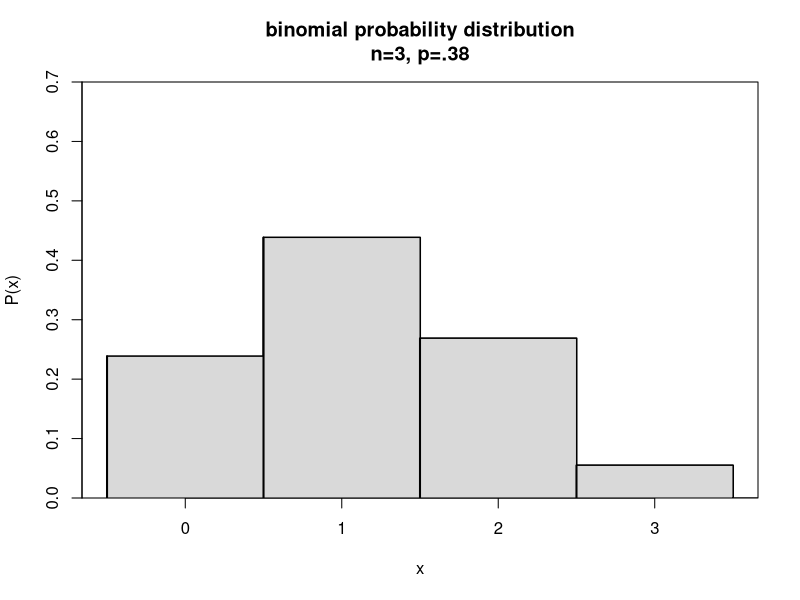
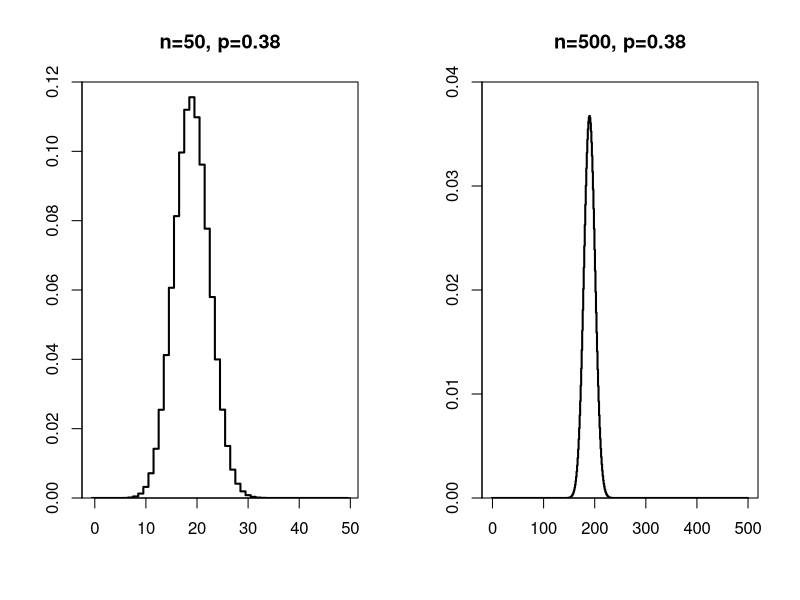
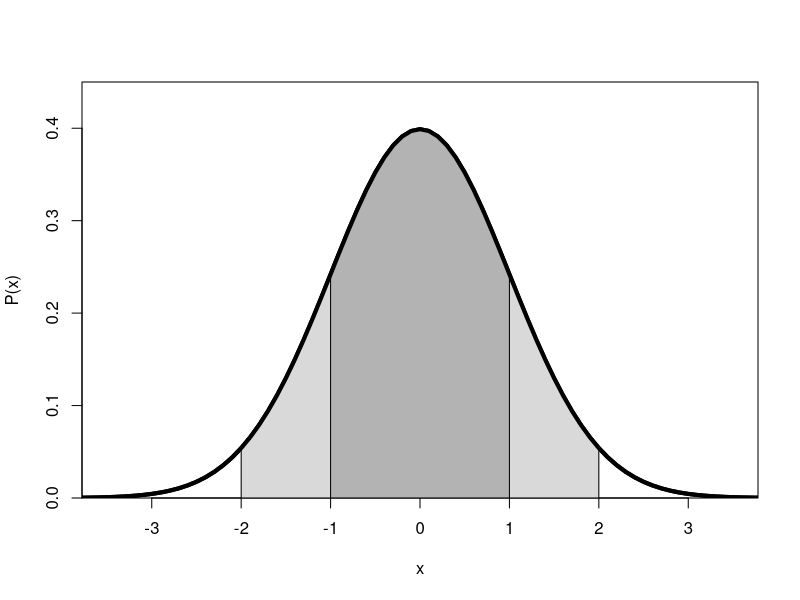
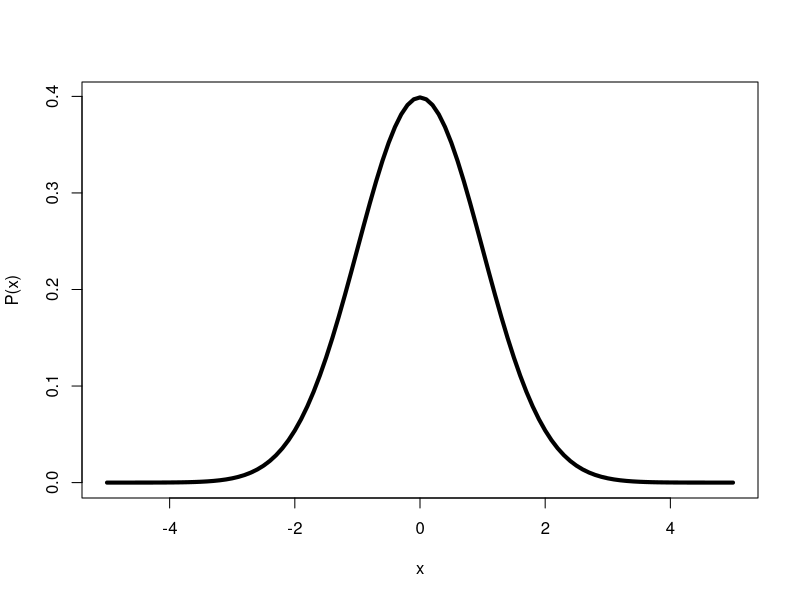
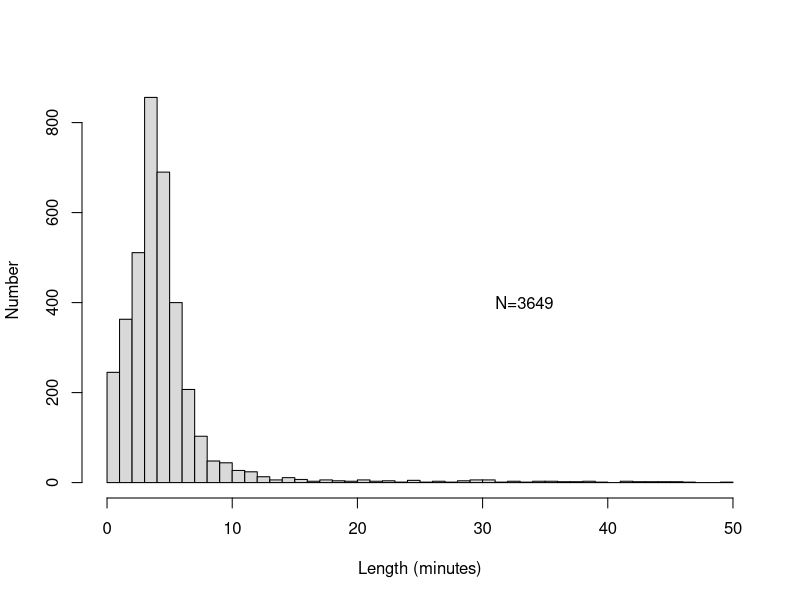
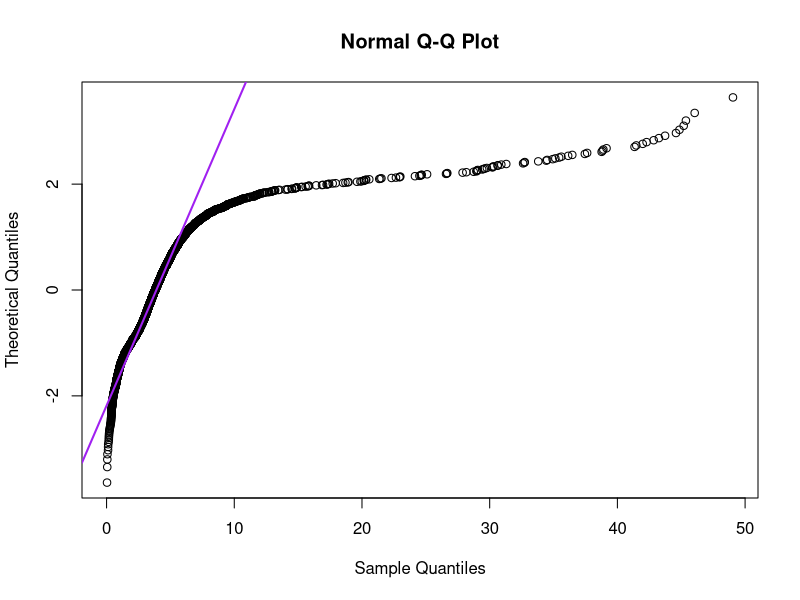
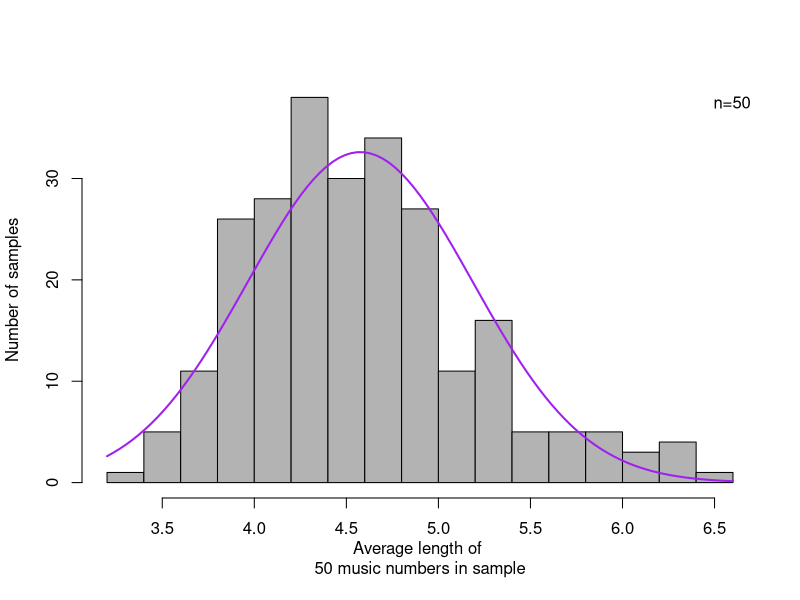
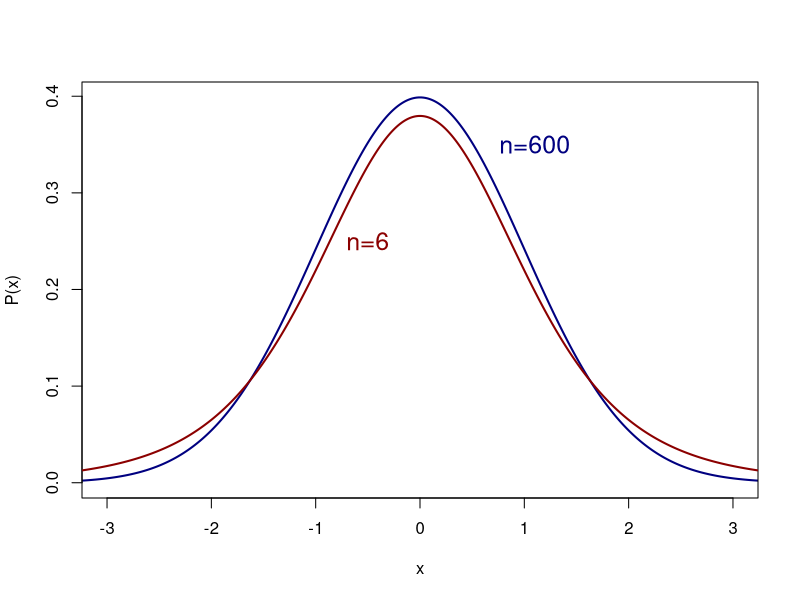

Write the R code that produced these figures, in order. (Note: this script raises an error after producing the figures.)
## ---- chunk 1
xx <- 0:4
plot( xx-0.5, dbinom(xx,size=3,prob=.38), 
    type="s", ylim=c(0,.7), xlab="x", ylab="P(x)", lwd=2, 
    main="binomial probability distribution\nn=3, p=.38", yaxs="i" )
polygon( x=c( -0.5, rep(xx,each=2)+rep( c(-0.5,+0.5), length(xx) ) ), 
         y=c( 0, rep(dbinom(xx,size=3,prob=.38),each=2) ), 
         col="grey85" )
segments( x0=xx-0.5, y0=0, y1=dbinom(xx,3,.38), lwd=2 ) # missing segment
## ---- chunk 2
dbinom( 0:3, size=3, prob=.38 )
## ---- chunk 3
matrixcalc::pascal.matrix( 10 ) # left under diagonal is Pascal's triangle
## ---- chunk 4
op <- par(mfcol=c(1,2))
plotbinom <- function( x, n=100, pr=.38, xlab="", ylab="", ymax=.5, ... ) {
  plot( xx-0.5, dbinom(x,size=n,prob=pr), 
    type="s", ylim=c(0,ymax), xlab=xlab, ylab=ylab, lwd=2, 
    main=paste("n=",n,", p=",pr,sep=""), yaxs="i" )
  segments( x0=x[1]-0.5, y0=0, y1=dbinom(x[1],n,pr), lwd=2 ) # missing segment
}
# left
xx <- 0:50
plotbinom(xx, n=50, pr=.38, ymax=.12)
# right
xx <- 0:500
plotbinom(xx, n=500, ymax=.04)
par(op)
## ---- chunk 5
curve( dnorm(x,mean=0,sd=1), from=-5, to=+5, lwd=4,
       xlab="x", ylab="P(x)", yaxs="i", xlim=c(-3.5,+3.5), ylim=c(0,0.45)  )
xx <- seq(-2,+2,by=.01)
polygon( x=c( -2, xx, 2 ), 
         y=c(  0, dnorm(xx,mean=0,sd=1), 0 ), 
         col="grey85" )
xx <- seq(-1,+1,by=.01)
polygon( x=c( -1, xx, 1 ), 
         y=c(  0, dnorm(xx,mean=0,sd=1), 0 ), 
         col="grey70" )
curve( dnorm(x,mean=0,sd=1), from=-5, to=+5, lwd=4,
       xlab="x", ylab="P(x)", yaxs="i", xlim=c(-3.5,+3.5), ylim=c(0,0.45),  add=TRUE  )
## ---- chunk 6
curve( dnorm( x, mean=0, sd=1 ), # function specifying y values, normal density
       from=-5, to=+5, # domain of x
       lwd=4, # line width is 4x default value
       xlab="x", ylab="P(x)" # labels along x and y axes
       )
## ---- chunk 7
itunes <- read.table( file="data/itunestimes20120511.txt", header=TRUE )
# Size in bytes, Time in ms
# longest <- max(itunes$Time/60000) ## set upper limit at 50 minutes, remove few extreme outliers
longest <- 50 - 0.1
themax <- ceiling( longest )
ok <- (itunes$Time/60000 < themax)
yy <- itunes$Time[ok]/60000
## ---- chunk 8
hist( yy, xlab="Length (minutes)", ylab="Number", main="", 
      breaks=themax, col=grey(.85) )
text( themax*2/3, 400, paste("N=",nrow(itunes),sep="") )
## ---- chunk 9
qqnorm( yy, datax=TRUE )
qqline( yy, col="purple", lwd=2, datax=TRUE )
## ---- chunk 10
itunes <- read.table( file="data/itunestimes20120511.txt", header=TRUE )
# Size in bytes, Time in ms
qqnorm(itunes$Time/60000, datax=T, plot.it=FALSE) # normally we'd use plot.it=TRUE  
# qqline(itunes$Time/60000, datax=T, col="purple", lwd=T) # see QQ-plot above
## ---- chunk 11
shapiro.test(itunes$Time/60000)
## ---- chunk 12
set.seed(202009)
nn  <- 50
aux <- sample( x=length(yy), size=50 )
## ---- chunk 13
set.seed(2020)
nn <- 50
itunesmeans <- rep(NA,nn)
for (i in 1:250) {
  sample <- sample( x=length(yy), size=nn )
  itunesmeans[i] <- mean( yy[sample] )
}
hist( itunesmeans, col=gray(.70), breaks=16, # ceiling(sqrt(250))
      xlab=paste("Average length of \n",nn," music numbers in sample", sep=""),
      ylab="Number of samples", 
      main="" )
legend("topright", legend="n=50", bty="n") # no box
curve( dnorm(x,mean=mean(itunesmeans),sd=sd(itunesmeans))*nn, col="purple", lwd=2, add=TRUE )
## ---- chunk 14
curve( dt(x,df=600-1), from=-4, to=+4, xlim=c(-3,3), lwd=2, ylab="P(x)", n=501, col="navy" )
curve( dt(x,df=6-1), from=-4, to=+4, lwd=2, add=TRUE, n=501, col="darkred" )
text( -0.5, 0.25, "n=6", col="darkred", cex=1.5)
text( 1.1, 0.35, "n=600", col="navy", cex=1.5)
## ---- chunk 15
# plot.tempo95CIs.20150325
# data of tempo of CGN speakers
set.seed(20090227) # first version
nn <- 30
conf <- .95
mu <- 0.220
sigma <- 0.0225
nsim <- 100
crit <- qt( 1-((1-conf)/2), (nn-1) )
se <- function(x) { sd(x)/sqrt(length(x)) }
results <- NA
hits <- rep(NA,nsim)
op <- par( oma=c(0,0,0,0), mar=c(3,1,3,1)+0.1 )
plot( 1:nsim, 1:nsim, type="n", 
	xlab="Speech tempo (second/syllable)", ylab="", xlim=c(0.195,0.245), yaxt="n" )
abline( v=0, lty=2 )

for (i in 1:nsim) {
	aux <- rnorm(nn,mu,sigma)
	lb <- mean(aux)-crit*se(aux)
	ub <- mean(aux)+crit*se(aux)
	results <- append( results, c(mean(aux),se(aux),lb,ub) )
	hits[i] <- is.inrange( mu, c(lb,ub) )
	lines( x=c(lb,ub), y=rep(i,2), type="l",lwd=2,
	       col=ifelse(hits[i],"black","red") )
	points( x=mean(aux), y=i, pch=20, cex=.5 ) # added 20090319
	}
results <- results[2:length(results)]
results <- matrix(results,ncol=4,byrow=T)
mtext("Speech tempo (second/syllable)", side=1, line=2)
mtext("Speech tempo (syllable/second)", side=3, line=2)
abline(v=mu, col="grey", lty=2) 
xx <- seq(0.18,0.26,by=0.02)
axis(side=3, at=xx, labels=round(1/xx,2) ) 
axis(side=4, at=which(!hits), labels=F) # ticks only
# clean up
rm(nn,conf,mu,sigma,nsim,crit,i)
rm(aux,lb,ub)
# keep results matrix
par(op)
